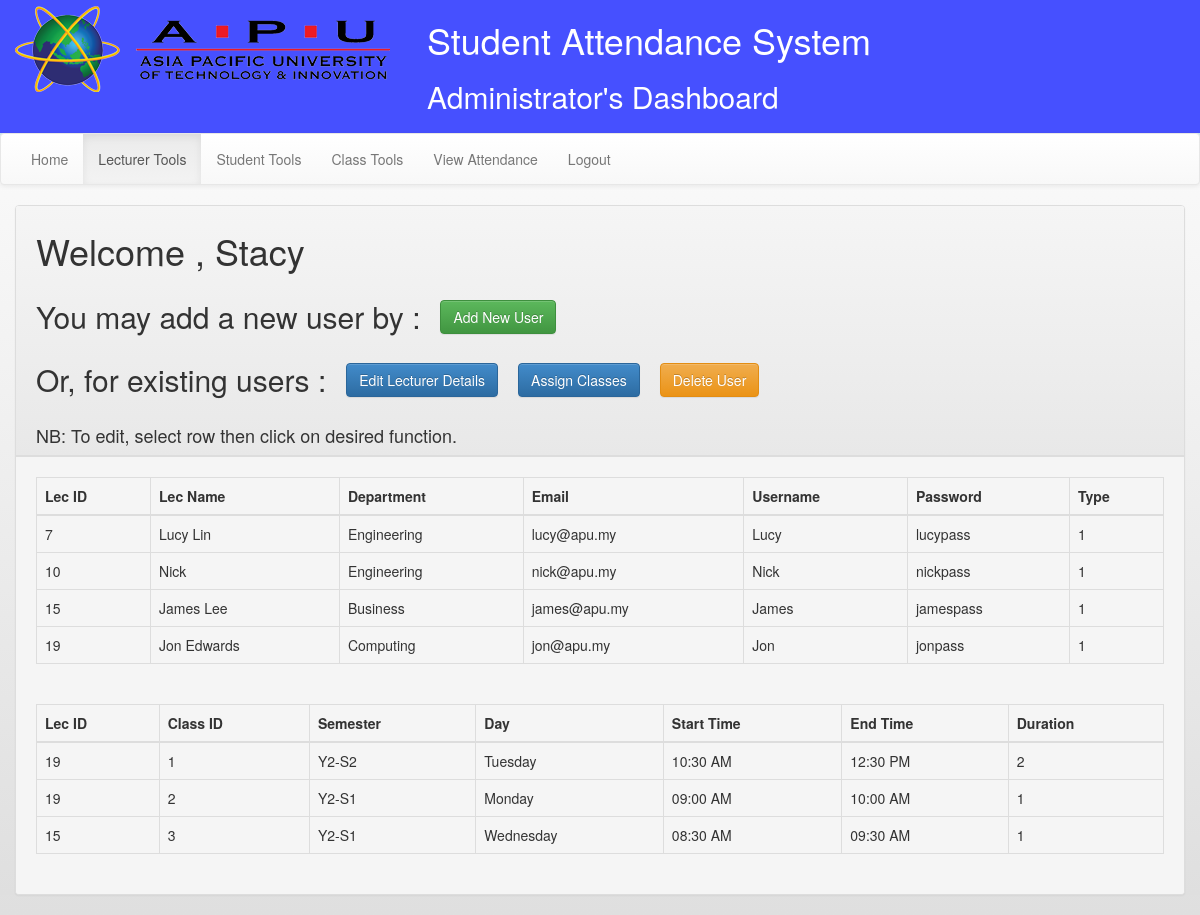
Before: /lec_tools.php (signed in) with the older database file.
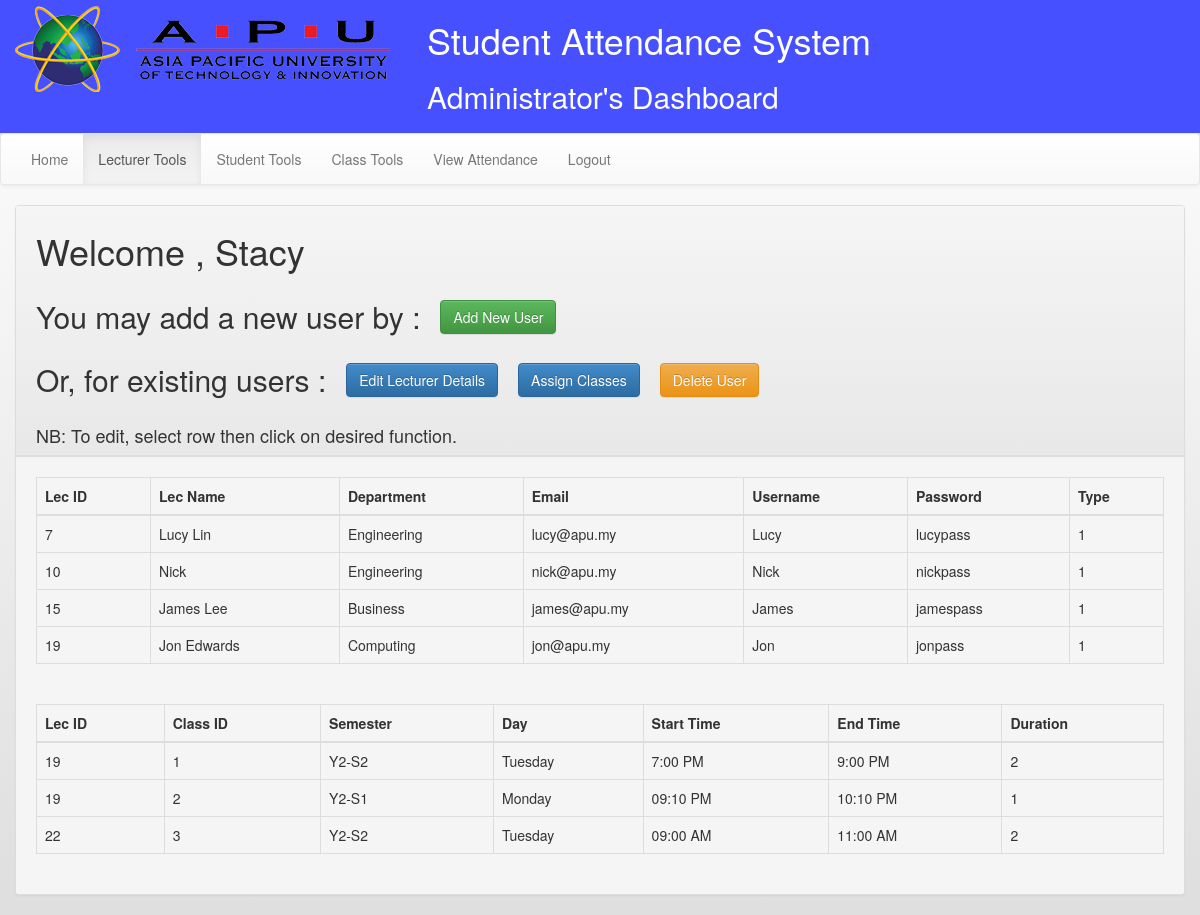
After: the same page with the newer database file.
### tables this page shows
CREATE TABLE "Lecturer" (
	`LecID`	INTEGER PRIMARY KEY AUTOINCREMENT UNIQUE,
	`Title`	TEXT,
	`offName`	TEXT,
	`Dept`	TEXT,
	`Username`	TEXT UNIQUE,
	`Email`	TEXT,
	`Phone`	TEXT,
	`Image`	BLOB,
	`Password`	TEXT,
	`Type`	INTEGER
);

CREATE TABLE "Assigned_classes" (
	`LecID`	INTEGER,
	`ClassID`	INTEGER,
	`Semester`	TEXT,
	`Day`	TEXT,
	`Description`	TEXT,
	`Start_Time`	INTEGER,
	`End_Time`	INTEGER,
	`Duration`	INTEGER
);

### php/main_class.php (called while the page is built, shortened)
<?php
class Main
{
    function debug_to_console($data)
    {
        $output = $data;
    }
    public function getAss()
    {
        $con = connectTo();
        $stmt = $con->prepare("SELECT * FROM `Assigned_classes`");
        $stmt->execute();
        $rows = $stmt->fetchAll();
        return $rows;
    }
    public function getLec()
    {
        $con = connectTo();
        $stmt = $con->prepare("SELECT L.LecID,L.offName,L.Dept,L.Username,L.Email,L.Password,L.Type
                                         FROM Lecturer AS L
                                         ORDER BY L.LecID");
        $stmt->execute();
        $rows = $stmt->fetchAll();
        return $rows;
    }
}
?>

### lec_tools.php (the view, shortened to what this page needs)
<?php
include './php/main_class.php';
?>
<!DOCTYPE html>
<html lang="en">
<head>
    <link href="css/bootstrap.min.css" rel="stylesheet">
    <link href="css/style.css" rel="stylesheet">
    <link rel="stylesheet" href="css/bootstrap.theme.min.css">
    <link rel="stylesheet" href="css/bootstrap-select.css">
</head>
<body>
<div id="header" class="clearfix">
    <div style="display: inline-block; float: left">
        <img src="img/apu.png">
    </div>
    <div style="display: inline-block; margin-left: 30px;">
        <h1>Student Attendance System</h1>
        <h2>Administrator's Dashboard</h2>
    </div>
</div>
<nav class="navbar navbar-default" id="sub-menu">
    <div class="collapse navbar-collapse" id="bs-example-navbar-collapse-1">
        <ul class="nav navbar-nav navbar-left">
            <li><a href="admin.php">Home</a></li>
            <li class="active"><a href="lec_tools.php">Lecturer Tools</a></li>
            <li><a href="stud_tools.php">Student Tools</a></li>
            <li><a href="class_tools.php">Class Tools</a></li>
            <li><a href="stats_admin.php">View Attendance</a></li>
            <li><a href="logout.php">Logout</a></li>
        </ul>
    </div>
</nav>
<div class="container panel panel-default">
    <div class="panel-heading top" style="height: 250px;">
        <div>
            <?php
            echo '<h1 style="margin-top: 5px;">Welcome , ' . $_SESSION['username'] . '</h1>';
            echo '<div class="row rowx"><div class="first"><h2 >You may add a new user by : </h2></div>
                   <div class="second">
                   <button class="btn btn-success" style="margin-left: 20px" data-toggle="modal" data-target=".bs-example-modal-lg">Add New User</button> </div></div>';
            echo '<div class="row rowx"><div class="first"><h2>Or, for existing users : </h2> </div>
                    <div class="second">
                    <button class="btn btn-primary" style="margin-left: 20px;" id="details" >Edit Lecturer Details</button>
                    <button class="btn btn-primary" style="margin-left: 20px;" id="assign">Assign Classes</button>
                    <button class="btn btn-warning" style="margin-left: 20px;" id="delete">Delete User</button></div>
                    </div>
                    <h4 style="margin-top: 20px;"> NB: To edit, select row then click on desired function. </h4></div>';
            ?>
        </div>
        <div class="panel-footer studenttable">
            <table class="table table-bordered table-hover" id="lec_table">
                <thead>
                <tr>
                    <th>Lec ID</th>
                    <th>Lec Name</th>
                    <th>Department</th>
                    <th>Email</th>
                    <th>Username</th>
                    <th>Password</th>
                    <th>Type</th>
                </tr>
                </thead>
                <tbody>
                <?php
                $m = new Main();
                $rows = $m->getLec();
                foreach ($rows as $row) {
                    echo '<tr >
       <input type="hidden" value="' . $row['LecID'] . '">
        <td >' . $row['LecID'] . '</td>
        <td >' . $row['offName'] . '</td>
        <td >' . $row['Dept'] . '</td>
        <td >' . $row['Email'] . '</td>
        <td >' . $row['Username'] . '</td>
        <td >' . $row['Password'] . '</td>
        <td >' . $row['Type'] . '</td>
      </tr>';
                }
                ?>
                </tbody>
            </table>
<br>
            <table class="table table-bordered table-hover">
                <thead>
                <tr>
                    <th>Lec ID</th>
                    <th>Class ID</th>
                    <th>Semester</th>
                    <th>Day</th>
                    <th>Start Time</th>
                    <th>End Time</th>
                    <th>Duration</th>
                </tr>
                </thead>
                <tbody>
                <?php
                $m = new Main();
                $rows = $m->getAss();
                foreach ($rows as $row) {
                    echo '<tr >
        <td >' . $row['LecID'] . '</td>
        <td >' . $row['ClassID'] . '</td>
        <td >' . $row['Semester'] . '</td>
        <td >' . $row['Day'] . '</td>
        <td >' . $row['Start_Time'] . '</td>
        <td >' . $row['End_Time'] . '</td>
        <td >' . $row['Duration'] . '</td>
      </tr>';
                }
                ?>
                </tbody>
            </table>
        </div>
    </div>
</body>
</html>

### css/style.css (style rules this page uses)
#header { padding: 0px 10px 10px 10px; box-shadow: 0px -5px 19px 10px lightblue; background: rgb(70, 80, 255); color: white; margin-bottom: 50px; }
#sub-menu { margin-top: -50px; }
body, html { background-repeat: no-repeat; background-image: linear-gradient(rgb(255, 255, 255), rgb(223, 223, 223)); min-height:100%; }
.studenttable { padding:20px; }
.top { position:relative; height:300px; padding:20px; }
.container { padding:0px; }
.first { float:left; display: inline-block; }
.second { display: inline-flex; margin-top: 20px; }
.rowx { margin-left:0px; }

Changed rows visible on the page:
removed assigned_classes: LecID "19", ClassID "1", Semester "Y2-S2", Day "Tuesday", Start_Time "10:30 AM", End_Time "12:30 PM", Duration "2"
removed assigned_classes: LecID "19", ClassID "2", Semester "Y2-S1", Day "Monday", Start_Time "09:00 AM", End_Time "10:00 AM", Duration "1"
removed assigned_classes: LecID "15", ClassID "3", Semester "Y2-S1", Day "Wednesday", Start_Time "08:30 AM", End_Time "09:30 AM", Duration "1"
added assigned_classes: LecID "19", ClassID "1", Semester "Y2-S2", Day "Tuesday", Start_Time "7:00 PM", End_Time "9:00 PM", Duration "2"
added assigned_classes: LecID "19", ClassID "2", Semester "Y2-S1", Day "Monday", Start_Time "09:10 PM", End_Time "10:10 PM", Duration "1"
added assigned_classes: LecID "22", ClassID "3", Semester "Y2-S2", Day "Tuesday", Start_Time "09:00 AM", End_Time "11:00 AM", Duration "2"
